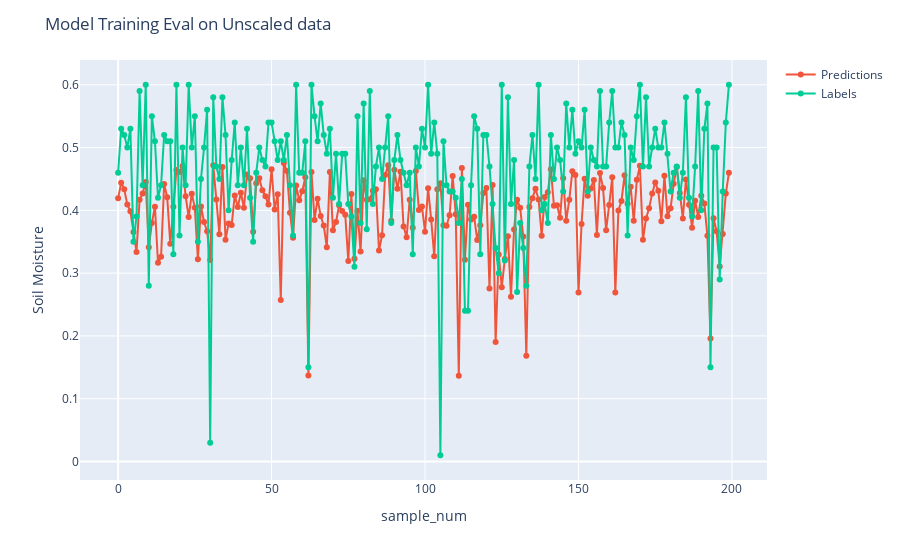

The notebook cell this image was saved under:
### Code cell
from src.visualization.visualize import plot_predictions_unscaled
plot_predictions_unscaled(predictions_unscaled,labels_unscaled,samples_idx)

### Figure 1 — Plotly figure (JSON) as saved in the notebook; plotly's stock layout.template omitted (floating-point values rounded to 4 significant figures; data arrays with more than 128 entries replaced by an {"elided": "..."} marker saying what was removed)
{"data": [{"hovertemplate": "<extra></extra>", "legendgroup": "", "line": {"color": "#636efa", "dash": "solid"}, "marker": {"symbol": "circle"}, "mode": "lines", "name": "", "orientation": "v", "showlegend": false, "type": "scatter", "xaxis": "x", "yaxis": "y"}, {"mode": "lines+markers", "name": "Predictions", "type": "scatter", "x": {"elided": "200 int values"}, "y": {"elided": "200 float values"}}, {"mode": "lines+markers", "name": "Labels", "type": "scatter", "x": {"elided": "200 int values"}, "y": {"elided": "200 float values"}}], "layout": {"legend": {"tracegroupgap": 0}, "margin": {"t": 60}, "title": {"text": "Model Training Eval on Unscaled data"}, "xaxis": {"anchor": "y", "domain": [0, 1], "title": {"text": "sample_num"}}, "yaxis": {"anchor": "x", "domain": [0, 1], "title": {"text": "Soil Moisture"}}}}
